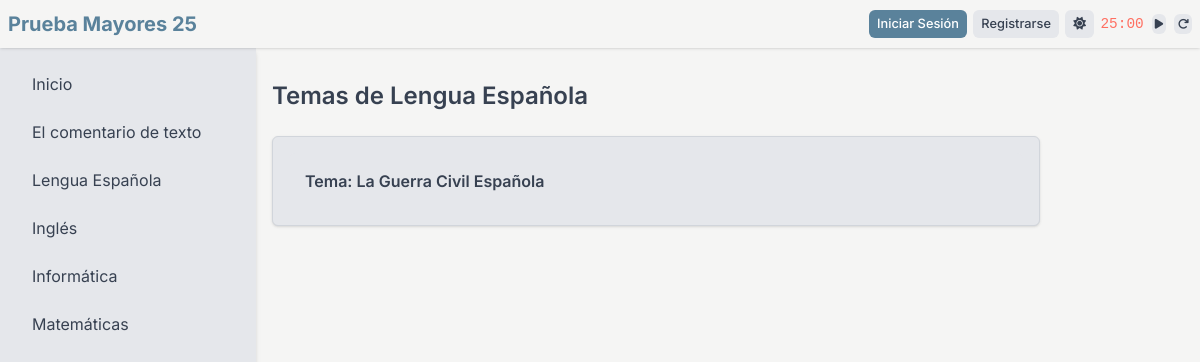
The app's page /asignatura/2/temas with its own data.
### tables this page shows
CREATE TABLE asignaturas (
                id INTEGER PRIMARY KEY AUTOINCREMENT,
                nombre TEXT NOT NULL UNIQUE,
                descripcion TEXT
            );

CREATE TABLE temas (
                id INTEGER PRIMARY KEY AUTOINCREMENT,
                asignatura_id INTEGER,
                usuario_id INTEGER,
                titulo TEXT NOT NULL,
                contenido TEXT NOT NULL,
                es_fijo INTEGER NOT NULL DEFAULT 0,
                UNIQUE(asignatura_id, titulo),
                FOREIGN KEY (asignatura_id) REFERENCES asignaturas(id),
                FOREIGN KEY (usuario_id) REFERENCES usuarios(id)
            );

### app.py (the view)
@app.route("/asignatura/<int:asignatura_id>/temas")
def mostrar_temas(asignatura_id):
    with closing(get_db_connection()) as conn:
        asignatura_row = conn.execute(
            "SELECT id, nombre FROM asignaturas WHERE id = ?", (asignatura_id,)
        ).fetchone()
        if not asignatura_row:
            return redirect(url_for("index"))
        asignatura = dict(asignatura_row)
        temas = [
            dict(row)
            for row in conn.execute(
                "SELECT id, titulo, contenido, usuario_id, es_fijo FROM temas WHERE asignatura_id = ? ORDER BY id ASC",
                (asignatura_id,),
            ).fetchall()
        ]
    return render_template(
        "temas.html",
        asignatura=asignatura,
        temas=temas,
        asignaturas=fetch_asignaturas(),
        navbar_data=get_navbar_data(),
    )

### app.py (called while the page is built)
def fetch_asignaturas():
    with closing(get_db_connection()) as conn:
        return [
            dict(row)
            for row in conn.execute(
                "SELECT id, nombre, descripcion FROM asignaturas"
            ).fetchall()
        ]

def get_navbar_data():
    return {
        "is_authenticated": current_user.is_authenticated,
        "username": current_user.username if current_user.is_authenticated else None,
        "dark_mode": session.get("dark_mode", False),
    }

### init_db.py (called while the page is built)
def get_db_connection():
    db_path = os.path.join(current_app.root_path, "instance", "database.db")
    conn = sqlite3.connect(db_path, check_same_thread=False)
    conn.row_factory = sqlite3.Row
    return conn

### templates/temas.html (shortened to what this page needs)
<!DOCTYPE html>
<html lang="es" data-theme="{{ 'dark' if navbar_data.dark_mode else 'light' }}">
<head>
    <link rel="stylesheet" href="https://cdnjs.cloudflare.com/ajax/libs/font-awesome/6.5.1/css/all.min.css">
    <script src="https://cdn.tailwindcss.com"></script>
    <link rel="stylesheet" href="{{ url_for('static', filename='css/style.css') }}">
</head>
<body>
    {% include '_navbar.html' %}
    {% include '_sidebar.html' %}
    <main class="content">
        <div class="flex justify-between items-center mb-6">
            <h1 class="text-2xl font-semibold">Temas de {{ asignatura['nombre'] }}</h1>
        </div>
        {% if temas %}
        <div class="space-y-4 max-w-3xl">
            {% for tema in temas %}
            {% include '_tema_item.html' %}
            {% endfor %}
        </div>
        {% else %}
        <div class="card">
            <p class="text-sm">No hay temas disponibles.</p>
        </div>
        {% endif %}
    </main>
</body>
</html>

### templates/_sidebar.html
<aside class="sidebar">
    <ul>
        <li><a href="{{ url_for('index') }}">Inicio</a></li>
        {% for asignatura in asignaturas %}
        <li><a href="{{ url_for('mostrar_asignatura', asignatura_id=asignatura['id']) }}">{{ asignatura['nombre'] }}</a>
        </li>
        {% endfor %}
    </ul>
</aside>

### templates/_tema_item.html (shortened to what this page needs)
<div class="card">
    {% set tema_id = 'tema-' ~ tema['id'] %}
    <button
        class="w-full text-left p-4 font-semibold bg-[var(--secondary-bg)] rounded-t-md hover:bg-[var(--accent)] hover:text-white transition-colors duration-200"
        onclick="toggleTema(this.nextElementSibling, '{{ tema_id }}')">
        {{ tema['titulo'] }}
    </button>
</div>

### static/css/style.css (style rules this page uses)
:root { --primary-bg: #f5f5f4; --primary-text: #374151; --secondary-bg: #e5e7eb; --accent: #5a829b; --accent-hover: #456e87; --border: #d1d5db; --shadow: rgba(0, 0, 0, 0.1); --work-color: #ff6f61; --rest-color: #4caf50; }
body { font-family: Inter, sans-serif; background-color: var(--primary-bg); color: var(--primary-text); transition: background-color 0.3s ease, color 0.3s ease; margin: 0; padding: 0; }
.sidebar { position: fixed; top: 3rem; left: 0; width: 16rem; height: calc(100vh - 3rem); background-color: var(--secondary-bg); box-shadow: 0 4px 6px -1px var(--shadow), 0 2px 4px -1px var(--shadow); transform: translateX(-100%); transition: transform 0.3s ease-in-out; }
.sidebar ul { padding: 1rem; display: flex; flex-direction: column; gap: 0.5rem; list-style: none; margin: 0; }
.sidebar li a { display: block; padding: 0.5rem 1rem; border-radius: 0.375rem; color: var(--primary-text); text-decoration: none; transition: background-color 0.2s ease-in-out, color 0.2s ease-in-out; }
.content { padding-top: 5rem; padding-left: 1rem; padding-right: 1rem; min-height: 100vh; transition: margin-left 0.3s ease-in-out; box-sizing: border-box; }
@media (min-width: 769px) { .content { margin-left: 16rem; } }
@media (min-width: 769px) { .sidebar { transform: translateX(0); } }
.card { background-color: var(--secondary-bg); padding: 1rem; border-radius: 0.375rem; box-shadow: 0 1px 3px 0 var(--shadow), 0 1px 2px -1px var(--shadow); border: 1px solid var(--border); }

### records on screen
asignaturas: nombre "El comentario de texto"
asignaturas: nombre "Lengua Española"
asignaturas: nombre "Inglés"
asignaturas: nombre "Informática"
asignaturas: nombre "Matemáticas"
temas: titulo "Tema: La Guerra Civil Española"
